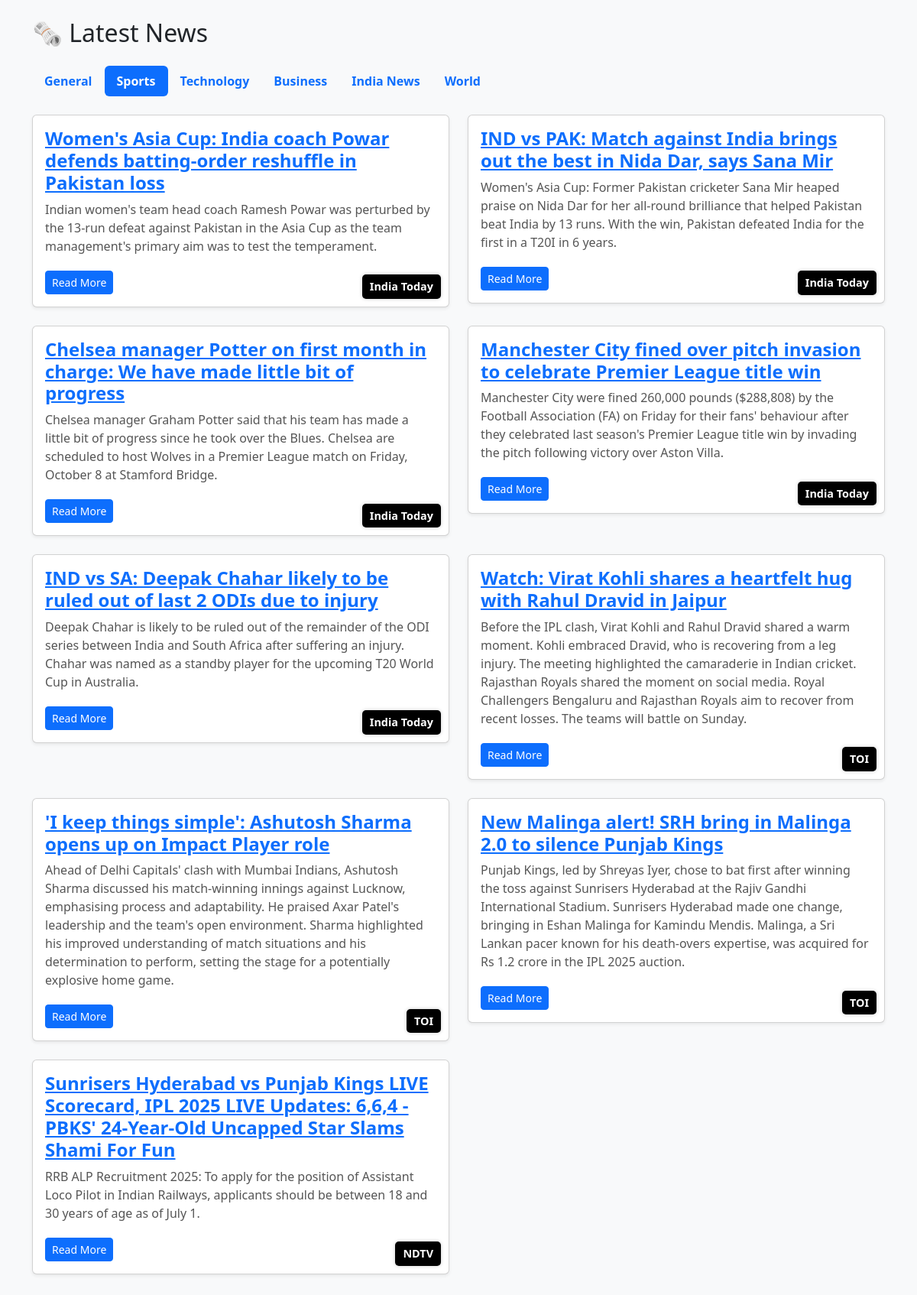
/?category=Sports, run on the app's committed database.
### core/models.py (models this page shows, shortened)
class NewsArticle(models.Model):
    title = models.CharField(max_length=300)
    summary = models.TextField(blank=True)
    url = models.URLField()
    source = models.CharField(max_length=100)
    category = models.CharField(max_length=100, default="General")
    published_at = models.DateTimeField(auto_now_add=True)

### core/views.py (the view)
# urls.py: 2. Add a URL to urlpatterns:  path('', views.home, name='home')
def home(request):
    category = request.GET.get('category', 'General')
    articles = NewsArticle.objects.filter(category=category).order_by('-published_at')
    return render(request, 'core/home.html', {'articles': articles, 'category': category})

### core/templates/core/home.html (shortened to what this page needs)
<!DOCTYPE html>
<html>
<head>
    <link rel="stylesheet" href="https://cdn.jsdelivr.net/npm/bootstrap@5.3.0/dist/css/bootstrap.min.css">
</head>
<body class="bg-light">
<div class="container py-4">
    <h2 class="mb-4">🗞 Latest News</h2>
    <ul class="nav nav-pills mb-4">
        <li class="nav-item">
            <a class="nav-link {% if category == 'General' %}active{% endif %}" href="?category=General">General</a>
        </li>
        <li class="nav-item">
            <a class="nav-link {% if category == 'Sports' %}active{% endif %}" href="?category=Sports">Sports</a>
        </li>
        <li class="nav-item">
            <a class="nav-link {% if category == 'Technology' %}active{% endif %}" href="?category=Technology">Technology</a>
        </li>
        <li class="nav-item">
            <a class="nav-link {% if category == 'Business' %}active{% endif %}" href="?category=Business">Business</a>
        </li>
        <li class="nav-item">
            <a class="nav-link {% if category == 'India' %}active{% endif %}" href="?category=India News">India News</a>
        </li>
        <li class="nav-item">
            <a class="nav-link {% if category == 'World' %}active{% endif %}" href="?category=World">World</a>
        </li>
    </ul>
    <div class="row">
        {% for article in articles %}
            {% if article.category == category or category == 'General' %}
                <div class="col-md-6 mb-4">
                    <div class="card shadow-sm">
                        <div class="card-body">
                            <div class="news-source">{{ article.source }}</div>
                            <h5 class="card-title"><a href="{{ article.url }}" target="_blank">{{ article.title }}</a></h5>
                            <p class="summary">{{ article.summary }}</p>
                            <a href="{{ article.url }}" target="_blank" class="btn btn-primary btn-sm">Read More</a>
                        </div>
                    </div>
                </div>
            {% endif %}
        {% endfor %}
    </div>
</div>
</body>
</html>

### core/templates/core/home.html (style rules this page uses)
.news-source { position: absolute; bottom: 10px; right: 10px; font-size: 0.9rem; font-weight: bold; color: #fff; background-color: black; padding: 5px 10px; border-radius: 5px; box-shadow: 0 0 5px rgba(0, 0, 0, 0.2); }
.card-body { position: relative; }
.card-title { font-size: 1.5rem; font-weight: bold; }
.card .btn { margin-top: 10px; }
.summary { font-size: 1rem; color: #555; margin-bottom: 10px; }
.nav-link.active { background-color: #007bff; color: white; }
.nav-pills .nav-link { font-size: 1rem; font-weight: bold; }

### data on the page
NewsArticle: source "India Today", title "Women's Asia Cup: India coach Powar defends batting-order reshuffle in Pakistan loss", summary "Indian women's team head coach Ramesh Powar was perturbed by the 13-run defeat against Pakistan in the Asia Cup as the team management's primary aim was to test the temperament."
NewsArticle: source "India Today", title "IND vs PAK: Match against India brings out the best in Nida Dar, says Sana Mir", summary "Women's Asia Cup: Former Pakistan cricketer Sana Mir heaped praise on Nida Dar for her all-round brilliance that helped Pakistan beat India by 13 runs. With the win, Pakistan defeated India for the first in a T20I in 6 years."
NewsArticle: source "India Today", title "Chelsea manager Potter on first month in charge: We have made little bit of progress", summary "Chelsea manager Graham Potter said that his team has made a little bit of progress since he took over the Blues. Chelsea are scheduled to host Wolves in a Premier League match on Friday, October 8 at Stamford Bridge."
NewsArticle: source "India Today", title "Manchester City fined over pitch invasion to celebrate Premier League title win", summary "Manchester City were fined 260,000 pounds ($288,808) by the Football Association (FA) on Friday for their fans' behaviour after they celebrated last season's Premier League title win by invading the pitch following victory over Aston Villa."
NewsArticle: source "India Today", title "IND vs SA: Deepak Chahar likely to be ruled out of last 2 ODIs due to injury", summary "Deepak Chahar is likely to be ruled out of the remainder of the ODI series between India and South Africa after suffering an injury. Chahar was named as a standby player for the upcoming T20 World Cup in Australia."
NewsArticle: source "TOI", title "Watch: Virat Kohli shares a heartfelt hug with Rahul Dravid in Jaipur", summary "Before the IPL clash, Virat Kohli and Rahul Dravid shared a warm moment. Kohli embraced Dravid, who is recovering from a leg injury. The meeting highlighted the camaraderie in Indian cricket. Rajasthan Royals shared the moment on social media. Royal Challengers Bengaluru and Rajasthan Royals aim to recover from recent losses. The teams will battle on Sunday."
NewsArticle: source "TOI", title "'I keep things simple': Ashutosh Sharma opens up on Impact Player role", summary "Ahead of Delhi Capitals' clash with Mumbai Indians, Ashutosh Sharma discussed his match-winning innings against Lucknow, emphasising process and adaptability. He praised Axar Patel's leadership and the team's open environment. Sharma highlighted his improved understanding of match situations and his determination to perform, setting the stage for a potentially explosive home game."
NewsArticle: source "TOI", title "New Malinga alert! SRH bring in Malinga 2.0 to silence Punjab Kings", summary "Punjab Kings, led by Shreyas Iyer, chose to bat first after winning the toss against Sunrisers Hyderabad at the Rajiv Gandhi International Stadium. Sunrisers Hyderabad made one change, bringing in Eshan Malinga for Kamindu Mendis. Malinga, a Sri Lankan pacer known for his death-overs expertise, was acquired for Rs 1.2 crore in the IPL 2025 auction."
NewsArticle: source "NDTV", title "Sunrisers Hyderabad vs Punjab Kings LIVE Scorecard, IPL 2025 LIVE Updates: 6,6,4 - PBKS' 24-Year-Old Uncapped Star Slams Shami For Fun", summary "RRB ALP Recruitment 2025: To apply for the position of Assistant Loco Pilot in Indian Railways, applicants should be between 18 and 30 years of age as of July 1."
